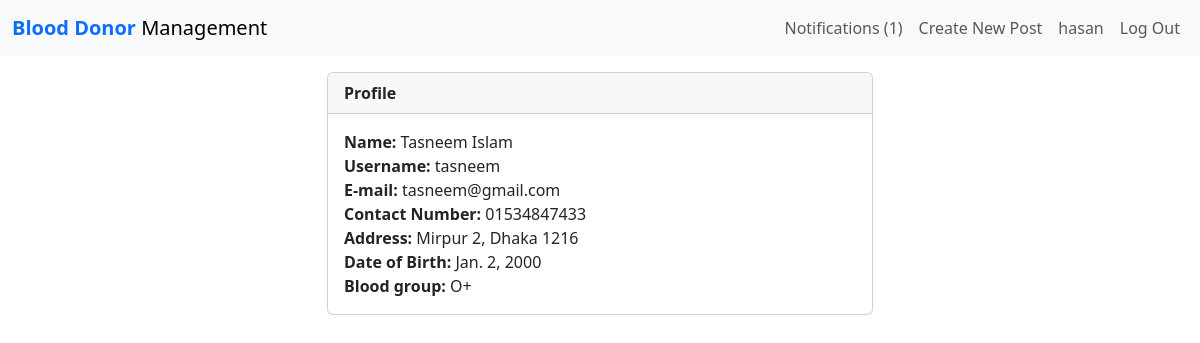
The app's page /users/view/3 (signed in) with its own data.
### auth1/models.py (models this page shows, shortened)
class RegisterUser(AbstractBaseUser):
	username				= models.CharField(max_length=50, unique=True)
	name					= models.CharField(max_length=100)
	email					= models.EmailField(max_length=100, unique=True)
	contact_number			= models.CharField(max_length=15)
	address					= models.CharField(max_length=250, null=True, blank=True)
	date_of_birth			= models.DateField(null=True, blank=True) #Fix
	nid						= models.CharField(max_length=13, null=True, blank=True)
	blood_group				= models.CharField(max_length=8, choices=BLOOD_GROUPS, null=True, blank=True)
	date_joined				= models.DateTimeField(verbose_name='date joined', auto_now_add=True)
	last_login				= models.DateTimeField(verbose_name='last login', auto_now=True)
	is_admin				= models.BooleanField(default=False)
	is_active				= models.BooleanField(default=True)
	is_staff				= models.BooleanField(default=False)
	is_superuser			= models.BooleanField(default=False)
	USERNAME_FIELD = 'email'
	REQUIRED_FIELDS = ['username', 'password']
	objects = MyAccountManager()

### post/views.py (the view)
# urls.py: path('users/view/<int:user_id>', views.view_user, name='view_user'),
def view_user(request, user_id):
    context = {}
    profile = RegisterUser.objects.get(id=user_id)
    context['profile'] = profile
    print(user_id)
    born = profile.date_of_birth
    today = date.today()
    age = today.year - born.year - ((today.month, today.day) < (born.month, born.day))
    return render(request, 'auth1/profile.html', {
        'profile': profile,
        'age': age,
    })

### auth1/templates/auth1/profile.html (shortened to what this page needs)
{% extends 'post/base.html' %}
{% block content %}
    <div class="container">
        <div class="row">
            <div class="col-6 offset-3 my-3">
                <div class="card">
                    <div class="card-header d-flex justify-content-between align-items-center">
                        <b>Profile</b>
                    </div>
                    <div class="card-body">
                        <b>Name: </b>{{ profile.name }}<br/>
                        <b>Username: </b>{{ profile.username }}<br/>
                        <b>E-mail: </b>{{ profile.email }}<br/>
                        <b>Contact Number: </b>{{ profile.contact_number }}<br/>
                        {% if profile.address != None %}
                            <b>Address: </b>{{ profile.address }}<br/>
                            <b>Date of Birth: </b>{{ profile.date_of_birth }}<br/>
                            <b>Blood group: </b>{{ profile.blood_group }}<br/>
                        {% endif %}
                    </div>
                </div> <br>
            </div>
        </div>
    </div>
{% endblock %}

### post/templates/post/base.html (shortened to what this page needs)
<!DOCTYPE html>
<html lang="en">
<head>
	{% load bootstrap5 %}
	{% bootstrap_css %}
	<nav class="navbar navbar-expand-lg navbar-light bg-light">
		<div class="container-fluid">
			<a class="navbar-brand" href="{% url 'home'%}"> <b class="text-primary"> Blood Donor </b><span>Management</span> </a>
			<div class="collapse navbar-collapse" id="navbarSupportedContent">
			{% if user.is_authenticated %}
				<ul class="navbar-nav ml-auto">
					<li class="nav-item">
						<a class="nav-link" href="auth1/user/{{user.id}}/notifications"> Notifications <span>(1)</span> </a>
					<li class="nav-item">
						<a class="nav-link" href="{% url 'createpost' %}">Create New Post</a>
					</li>
					<li class="nav-item">
						<a class="nav-link" href="{% url 'profileUser'%}">{{user.username}}</a>
					</li>
					<li class="nav-item">
						<a class="nav-link" href="{% url 'logoutUser'%}">Log Out</a>
					</li>
				</ul>
			{% endif %}
			</div>
		</div>
	</nav>
</head>
<body>
	<div id="content", name="content">
		{% block content %}
		{% endblock %}
	</div>
</body>
</html>

### records on screen
RegisterUser: username "hasan"
RegisterUser: name "Tasneem Islam", username "tasneem", email "tasneem@gmail.com", contact_number "01534847433", address "Mirpur 2, Dhaka 1216", date_of_birth "Jan. 2, 2000", blood_group "O+"
